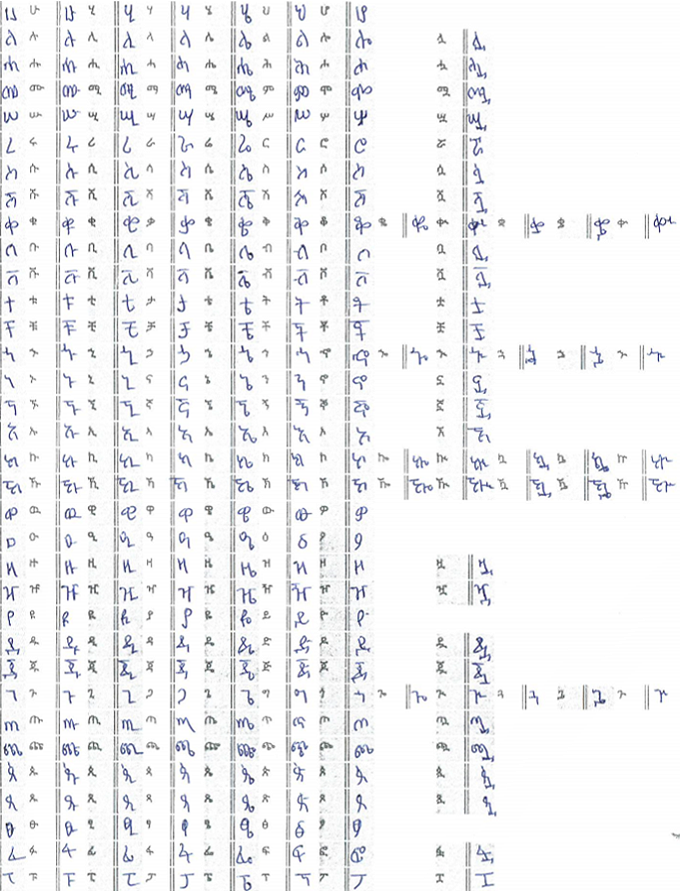
#> input picture datasetl/form 126.png, 680 x 891 px; its folder holds 5 pictures in this run
$ jupyter execute --allow-errors 'preprocessing lab for Amharic OCR form 2-Copy1.ipynb'
#> lines starting #> are read from the running program, lines starting #| are printed output that depends on the picture; after the words box and inside, x2 and y2 are one past the last pixel; in counts of white or black regions, pixels touching at a corner belong together
# Pre-Processing LAB

Steep 1: Library import and defination of Utility Methods

[cell 1]
# All Imports
import os
import glob
import PIL
import cv2
import numpy as np

import matplotlib
from matplotlib import pyplot as plt

import random


#  All Utility Methods
def view(img):
    plt.imshow(img)
    plt.show()

def rand_col_box(image, initial, final, color_interval, tickness):
    # # this method draw and
    # get a copy of the image
    tmp = np.copy(image)
    # randomly Generate a color set
    red = random.randrange(0, 255, color_interval)
    green = random.randrange(0, 255, color_interval)
    blue = random.randrange(0, 255, color_interval)
    # draw box over it then return
    x,y = initial
    w,h = final
    return cv2.rectangle(tmp, (x,y), ((x+w),(y+h)), (red, green, blue), tickness)


def grayImg(image):
    # this method return gray version of the given image
    return cv2.cvtColor(image,cv2.COLOR_BGR2GRAY)


def get_file_name(arg):
    # # this method get all the file names of evry file in a given path or folder
    path = arg[0]
    files = glob.glob(path+'/'+ '*.*')
    size = len(files);
    if(arg[2]<size):
        if(arg[1]=='next'):
            file_data = files[arg[2]]
        elif(arg[1]=='priv'):
            file_data = files[arg[2]]
        else:
            return 'Error: Unknown command '+arg[1]+", use [next] or [priv] only",size

    else:
        return 'Error: out of range, only '+str(size)+" available",size
    # return array with 1 file name @ index 0  & total number of files @ index 1
    return file_data,size

def bounder(img, initial, final):
    # # This method make a nose removal and collor-full rectangular border
    # make it gray
    gray= grayImg(img)
    # geting the threshold
    ret, thresh = cv2.threshold(gray,0,255,cv2.THRESH_BINARY_INV+cv2.THRESH_OTSU)
    # noise removal
    kernel = np.ones((3,3),np.uint8)
    opening = cv2.morphologyEx(thresh,cv2.MORPH_OPEN,kernel, iterations = 2)
    # sure background area
    sure_bg = cv2.dilate(opening,kernel,iterations=3)
    # contours_process(sure_bg, img)

    return rand_col_box(img, initial, final, 30, 1)

def fidel(bet):
    # this method sort and prepare the geez table for standard use from unicode
    deqala1 = ['ቈ','ኈ','ኰ','ዀ','ጐ']
    deqala2 = ['ሏ','ሗ','ሟ','ሧ','ሯ','ሷ','ሿ','ቊ','ቧ','ቯ',
               'ቷ','ቿ','ኊ','ኗ','ኟ','ኧ','ኲ','ዂ','ዟ','ዧ',
               'ዷ','ጇ','ጒ','ጧ','ጯ','ጷ','ጿ','ፏ','ፗ']
    deqala3 =['ቋ','ኋ','ኳ','ዃ','ጓ']
    deqala4 = ['ቌ','ኌ','ኴ','ዄ','ጔ']
    deqala5 = ['ቍ','ኍ','ኵ','ዅ','ጕ']

    i=0;fidel = 4608;fideloch = []
    if bet==1: fidel = 4608
    elif bet==2: fidel = 4609
    elif bet==3: fidel = 4610
    elif bet==4: fidel = 4611
    elif bet==5: fidel = 4612
    elif bet==6: fidel = 4613
    elif bet==7: fidel = 4614
    elif bet==8:
        for word in deqala1: fideloch.append(word)
    elif bet==9:
        for word in deqala2: fideloch.append(word)
    elif bet==10:
        for word in deqala3: fideloch.append(word)
    elif bet==11:
        for word in deqala4: fideloch.append(word)
    elif bet==12:
        for word in deqala5: fideloch.append(word)

    if bet < 8:
        while i<34:
            fideloch.append(chr(fidel))
            if i==8: fidel = fidel+32
            elif i==13 or i==17 or i==24: fidel = fidel+16
            elif i==18: fidel = fidel+16
            elif i==26: fidel = fidel+24
            else: fidel = fidel+8
            i=i+1
    return fideloch


#------------------------------------------------------------------------------------------


# # Fetch file
path = 'datasetl/'
file_name = 'form 126.png'

# Declare a list variable witl all the geez laters in ot according to our form standard
fidels = []
for index in range(1,13):
    fidels.append(fidel(index))

# fixed standard height and Width value of form pre-processor
h_w = [[25,890], [25,890], [25,890], [25,890], [25,890], [25,890], [25,890],# from geez to sabe

       [25,25], [25,25], [25,25], [25,25], [25,25],  # 1st column of diqala qalat
       [25,480], [25,50], [25,175], [25,50], # 2nd column of diqala qalat
       [25,25], [25,25], [25,25], [25,25], [25,25],  # 3rd column of diqala qalat
       [25,25], [25,25], [25,25], [25,25], [25,25],  # 4th column of diqala qalat
       [25,25], [25,25], [25,25], [25,25], [25,25]]  # 5th column of diqala qalat

# Adjustable x-y coordinate value of form pre-processor Column
x_y = [[2,0], [60,0], [119,0], [175,0], [234,0], [290,0], [350,0],# from geez to sabe

       [405,215], [405,346], [408,451], [408,478], [411,686], # 1st column of diqala qalat
       [468,31], [473,558], [468,640], [468,840],  # 2nd column of diqala qalat
       [531,217], [526,348], [532,453], [532,480], [528,688],  # 3rd column of diqala qalat
       [590,217], [586,348], [586,453], [586,480], [588,688],  # 4th column of diqala qalat
       [650,217], [646,348], [649,453], [649,480], [648,688]]  # 5th column of diqala qalat

# Adjustable y coordinate value of each later from selected Column of the form pre-processor
           #  ሀ1 ለ2  ሐ3  መ4   ሰ5  ረ6   ሰ7   ሸ8   ቀ9   በ10
initial = [0, 0, 25, 50, 75, 100, 125, 150, 175, 200, 225,
           #ቨ11 ተ12  ቸ13  ኀ14  ነ15  ኘ16  አ17  ከ18  ኸ19  ወ20
           250, 275, 300, 325, 350, 375, 400, 425, 450, 475,
           #ዐ21 ዘ22  ዠ23  የ24  ደ25  ጀ26  ገ27  ጠ28  ጨ29 ጰ30
           500, 525, 550, 575, 600, 625, 650, 675, 700, 725,
           #ጸ31 ፀ32  ፈ33  ፐ34
           750, 775, 800, 825]  # 5th column of diqala qalat

           #ሏ30 ሗ31 ሟ32 ሧ33 ሯ34  ሷ35  ሿ36  ቊ37  ቧ38 ቯ39 ቷ40  ቿ41 ኊ42  ኗ43  ኟ44
initial_2 = [25, 50, 75, 100, 125, 150, 175, 200, 225, 250, 275, 300, 325, 350, 375,
            #ኧ45 ኲ46 ዂ47  ዟ48  ዧ49 ዷ50  ጇ51 ጒ52  ጧ53 ጯ54  ጷ55 ጿ56  ፏ57  ፗ58
            400, 425, 450, 575, 600, 625, 650, 675, 700, 725, 500, 525, 550, 575]

            #ቈ25  ኈ26  ኰ27 ዀ28 ጐ29
initial_3 = [500, 525, 550, 575, 600]


#------------------------------------------------------------------------------------------


# initiate segmentation row pading valuse

index = 1; dynamic_pad=0; constant_pad = 2;

while index < len(initial):
    if index==2:
        dynamic_pad=0
    elif index==6:
        dynamic_pad=6
    initial[index] = initial[index]+dynamic_pad+constant_pad
    index=index+1


#------------------------------------------------------------------------------------------

while True:
    imx = cv2.imread(path+file_name)
#> imx is the input picture: shape (891, 680, 3); mean B, G, R 243.2, 241.8, 241.5
    i=0
    while i < len(x_y):
#         imx = bounder(imx, x_y[i], h_w[i])

        if h_w[i][1]<890 and h_w[i][1]>25:
            x=0
            while x < 29:
                imx = bounder(imx, [x_y[i][0],initial[x+1]+x], [25,25])
                x=x+1
        elif h_w[i][1]==890:
            x=0
            while x < 34:
                imx = bounder(imx, [x_y[i][0],initial[x+1]+x], [25,25])
                x=x+1
        i=i+1
#> this loop made 31 passes
#> pass 1, in bounder, `gray= grayImg(img)`:
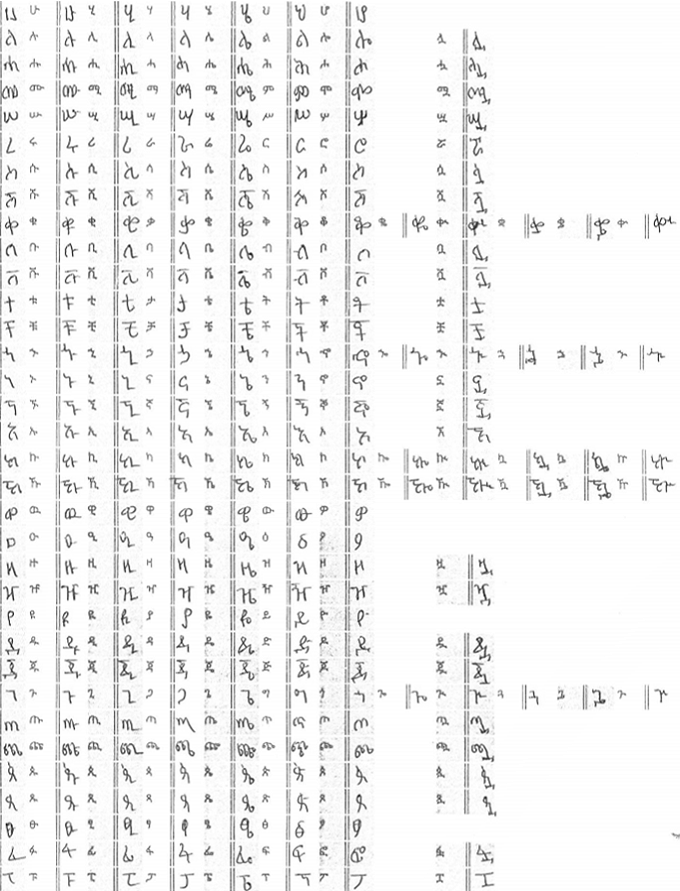
#> gray: shape (891, 680); min 10, max 255, mean 241.9
#> pass 1, in bounder, `ret, thresh = cv2.threshold(gray,0,255,cv2.THRESH_BINARY_INV+cv2.THRES..`:
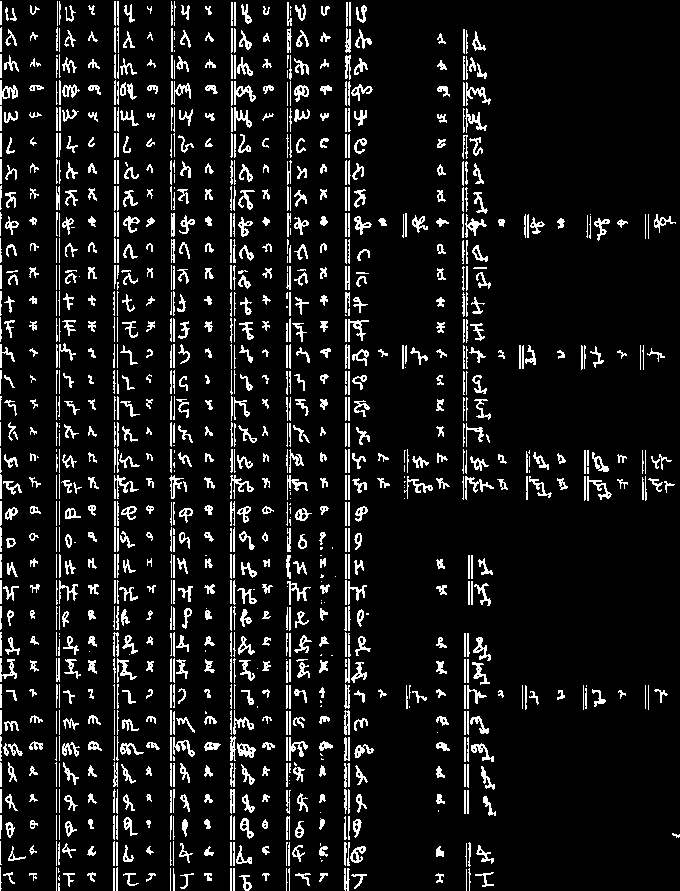
#> thresh: shape (891, 680); 9.5% white in thin lines or dots
#> pass 1, in bounder, `opening = cv2.morphologyEx(thresh,cv2.MORPH_OPEN,kernel, iterations = 2)`:
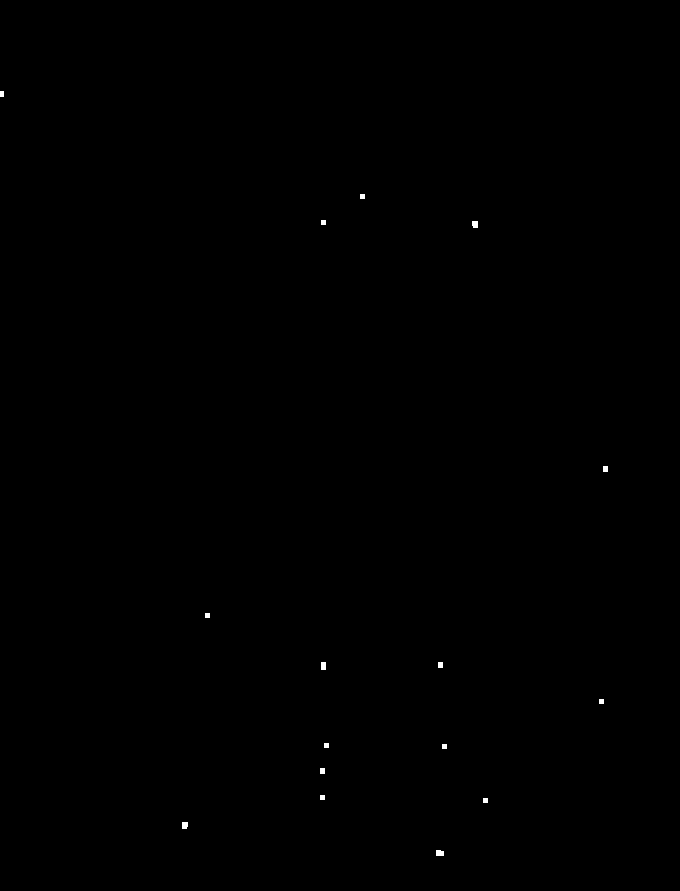
#> opening: shape (891, 680); 0.08% white; 16 white regions, largest, box (x1, y1, x2, y2) and area: (436, 850, 444, 856) 45, (472, 221, 478, 228) 40, (321, 662, 326, 670) 40
#> pass 1, in bounder, `sure_bg = cv2.dilate(opening,kernel,iterations=3)`:
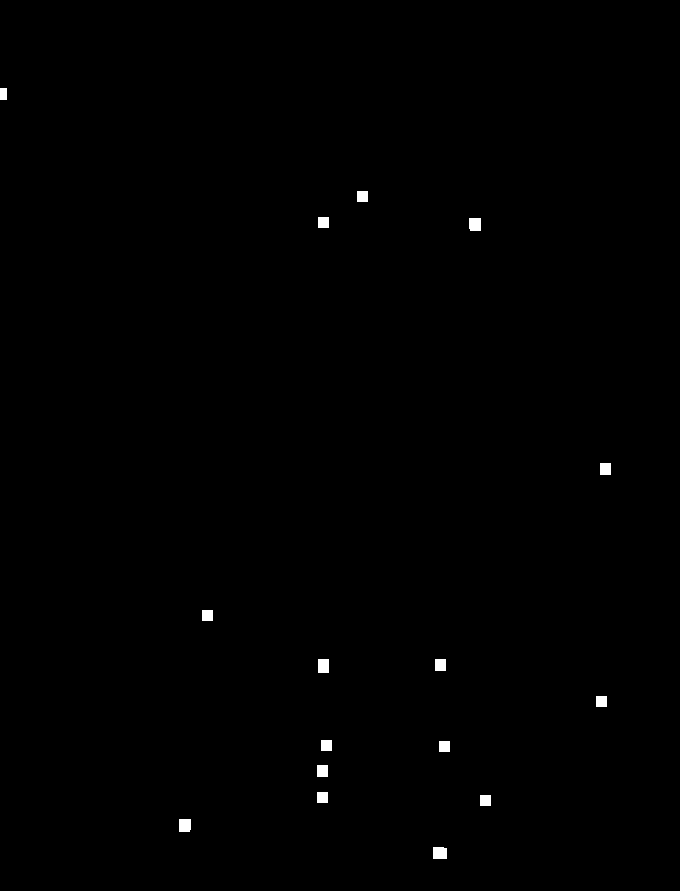
#> sure_bg: shape (891, 680); 0.34% white; 16 white regions, largest, box (x1, y1, x2, y2) and area: (433, 847, 447, 859) 165, (469, 218, 481, 231) 154, (318, 659, 329, 673) 154
#> after the loop:
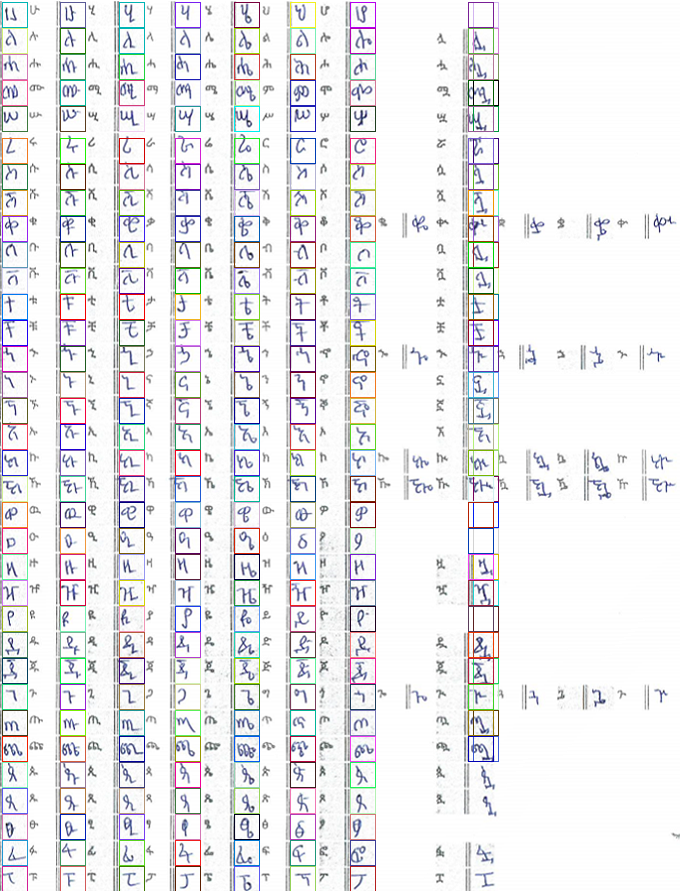
#> imx: shape (891, 680, 3); mean B, G, R 237.2, 235.6, 235.7
    imx = cv2.resize(imx,(500,700))
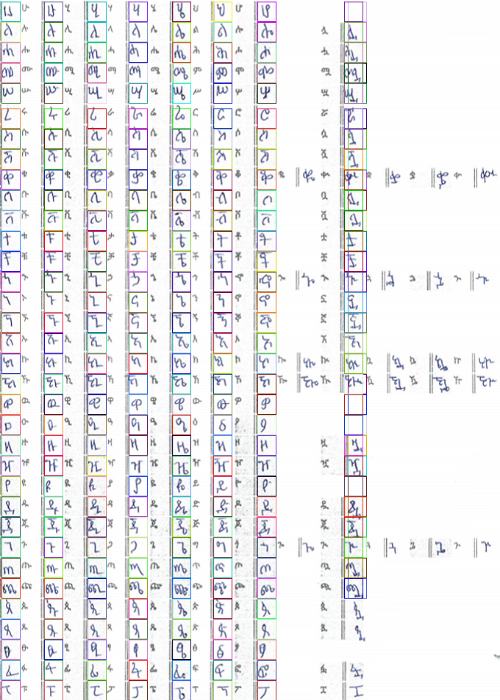
#> imx: shape (700, 500, 3); mean B, G, R 237.2, 235.5, 235.6
    cv2.imshow('1', imx)

    if cv2.waitKey(1) & 0xFF == ord('x'):
#> (key x is pressed here)
        i=0
        while i < len(x_y):
            if h_w[i][1]==890:
                x=1
                for later in  fidels[i]:
                    imx = cv2.imread(path+file_name)
                    imx = cv2.cvtColor(imx, cv2.COLOR_RGB2GRAY)
#> imx: shape (891, 680)
                    # this section took me 5 hours to implemnt and it crop out our ROI
                    ROI = imx[initial[x]+x:initial[x]+x+25, x_y[i][0]:x_y[i][0]+25]
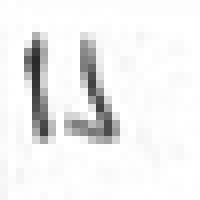
#> ROI: shape (25, 25) (shown 8 times larger); min 42, max 255, mean 238.6
                    matplotlib.image.imsave('OCR_dataset/'+later+' '+file_name, ROI, cmap='Greys_r')
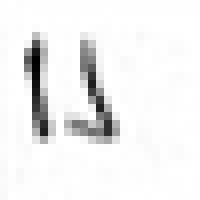
#> saved as ሀ form 126.png: shape (25, 25, 3) (shown 8 times larger); min 0, max 255, mean 239.1
                    # cv2.imwrite('OCR_dataset/'+later+' '+file_name, ROI)
                    # print(later)
                    # view(ROI)
                    x=x+1
            i=i+1
        imx = cv2.resize(imx,(500,700))
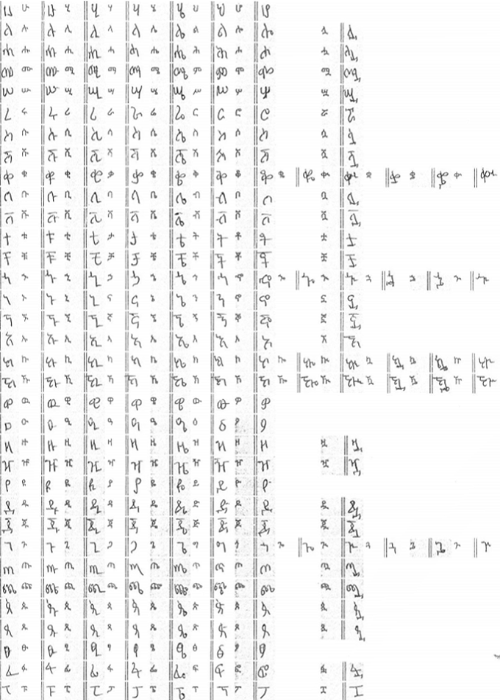
#> imx: shape (700, 500); min 36, max 255, mean 242.1
        cv2.imshow('Form', imx)
        # close the privious window
        cv2.destroyAllWindows()
        break

    if cv2.waitKey(1) & 0xFF == ord('q'):
        # Report or log intetion of method
        print('quitting')
        # close the privious window
        cv2.destroyAllWindows()
        # close the program
        break

[cell 2]
print(chr(4616))

[cell 3]
def fidel(bet):
    # this method sort and prepare the geez table for standard use from unicode
    deqala1 = ['ቈ','ኈ','ኰ','ዀ','ጐ']
    deqala2 = ['ሏ','ሗ','ሟ','ሧ','ሯ','ሷ','ሿ','ቊ','ቧ','ቯ',
               'ቷ','ቿ','ኊ','ኗ','ኟ','ኧ','ኲ','ዂ','ዟ','ዧ',
               'ዷ','ጇ','ጒ','ጧ','ጯ','ጷ','ጿ','ፏ','ፗ']
    deqala3 =['ቋ','ኋ','ኳ','ዃ','ጓ']
    deqala4 = ['ቌ','ኌ','ኴ','ዄ','ጔ']
    deqala5 = ['ቍ','ኍ','ኵ','ዅ','ጕ']

    i=0;fidel = 4608;fideloch = []
    if bet==1: fidel = 4608
    elif bet==2: fidel = 4609
    elif bet==3: fidel = 4610
    elif bet==4: fidel = 4611
    elif bet==5: fidel = 4612
    elif bet==6: fidel = 4613
    elif bet==7: fidel = 4614
    elif bet==8:
        for word in deqala1: fideloch.append(word)
    elif bet==9:
        for word in deqala2: fideloch.append(word)
    elif bet==10:
        for word in deqala3: fideloch.append(word)
    elif bet==11:
        for word in deqala4: fideloch.append(word)
    elif bet==12:
        for word in deqala5: fideloch.append(word)

    if bet < 8:
        while i<34:
            fideloch.append(chr(fidel))
            if i==8: fidel = fidel+32
            elif i==13 or i==17 or i==24: fidel = fidel+16
            elif i==18: fidel = fidel+16
            elif i==26: fidel = fidel+24
            else: fidel = fidel+8
            i=i+1
    return fideloch
# Declare a list variable witl all the geez laters in ot according to our form standard
fidels = []
for index in range(1,13):
    fidels.append(fidel(index))

print(fidels)
